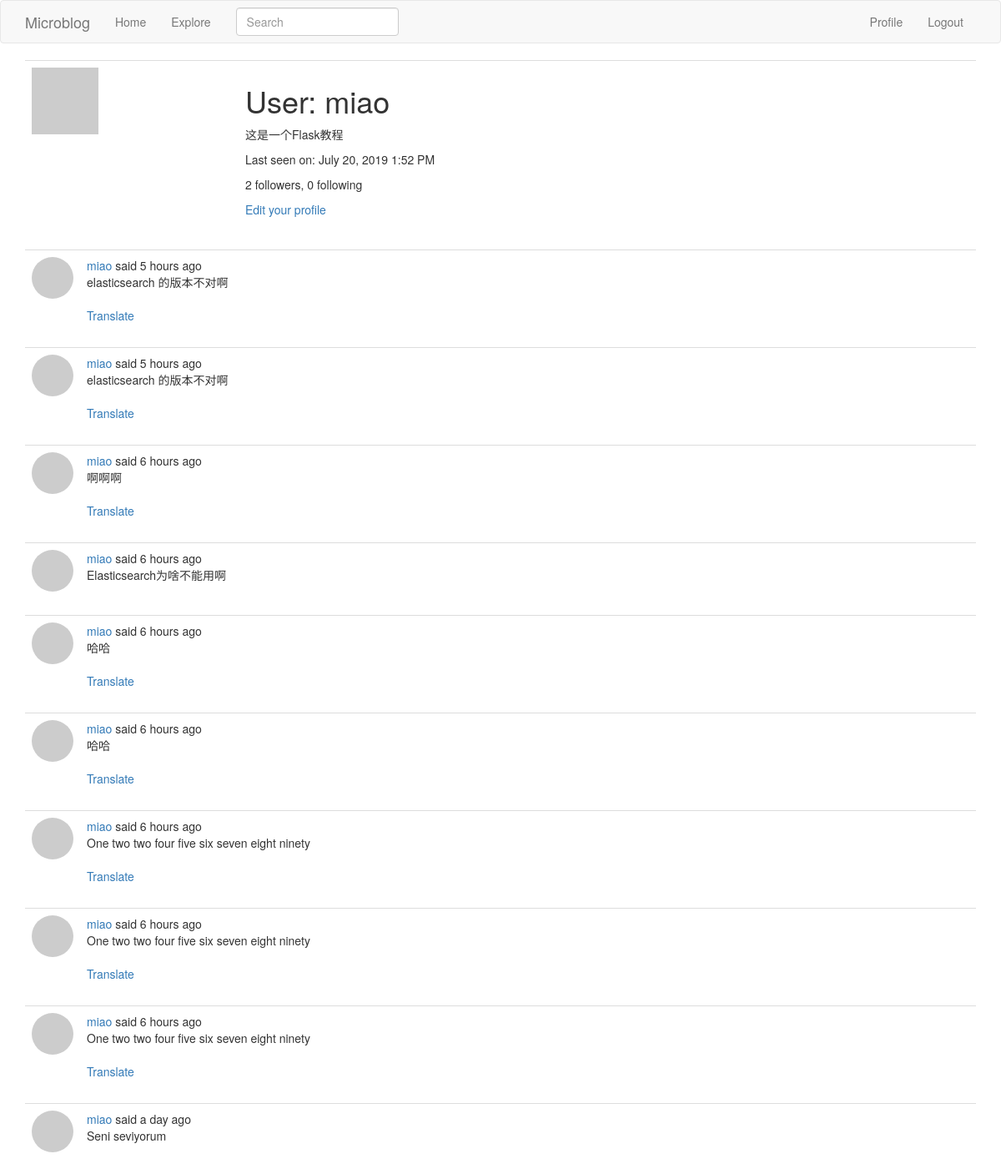
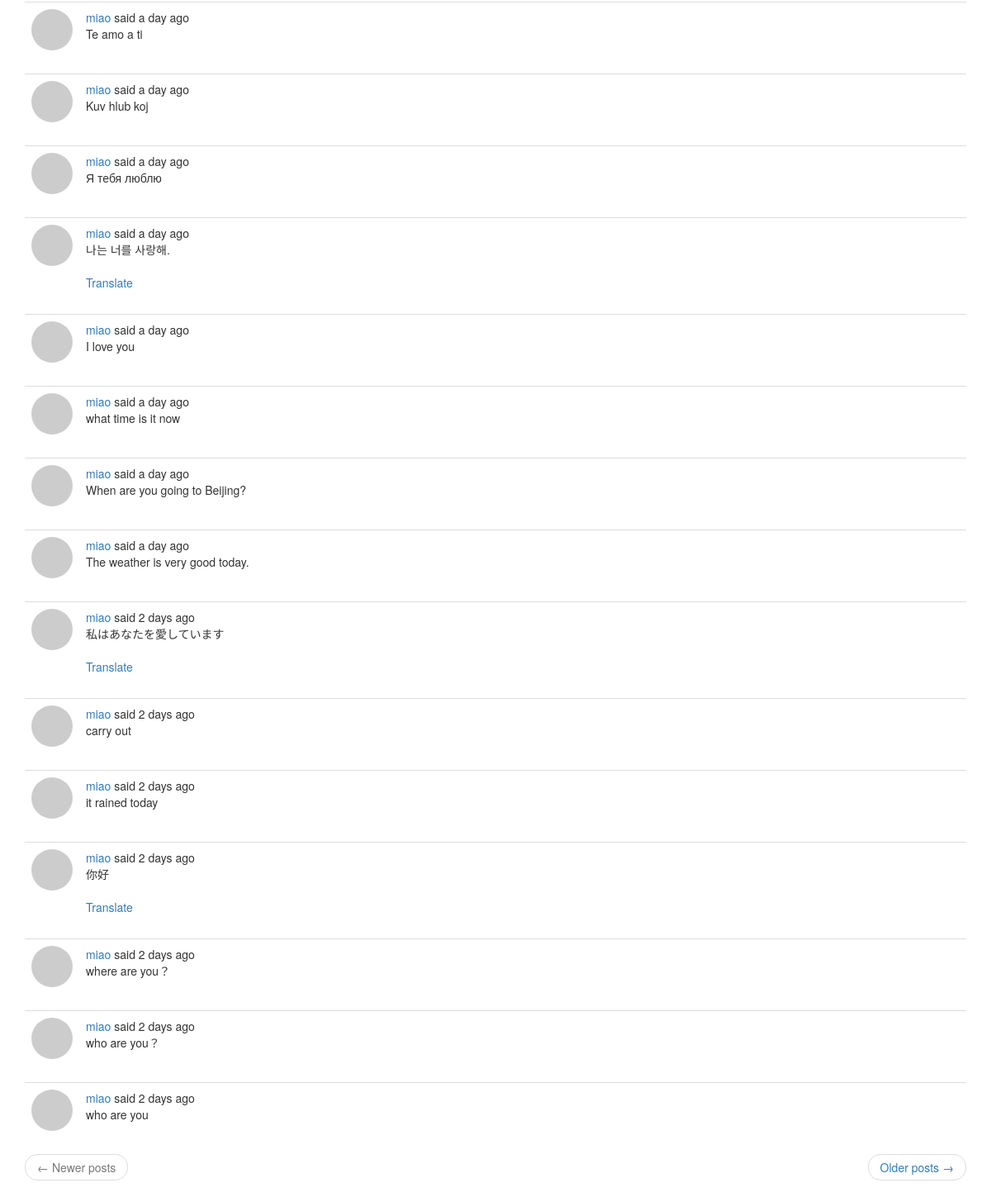
The page /User/miao (signed in) on the database its author committed (2 pictures, top to bottom).
### app/models.py (models this page shows, shortened)
class User(UserMixin, db.Model):
    id = db.Column(db.Integer, primary_key=True)  # 字段 id ，主键
    username = db.Column(db.String(64), index=True, unique=True)  # unique表示唯一的
    email = db.Column(db.String(120), index=True, unique=True)
    password_hash = db.Column(db.String(128))
    about_me = db.Column(db.String(140))
    last_seen = db.Column(db.DateTime, default=datetime.utcnow)  # 注意datetime.utcnow不要写成datetime.utcnow()
    posts = db.relationship('Post', backref='author', lazy='dynamic')
    followed = db.relationship(
        'User', secondary=followers,
        primaryjoin=(followers.c.follower_id == id),
        secondaryjoin=(followers.c.followed_id == id),
        backref=db.backref('followers', lazy='dynamic'), lazy='dynamic')
    def avatar(self, size):
        digest = md5(self.email.lower().encode('utf-8')).hexdigest()  # md5(b'miao@email.com').hexdigest()获取字符串的md5值
        return 'https://www.gravatar.com/avatar/{}?d=identicon&s={}'.format(digest, size)

class SearchableMixin(object):
    @classmethod
    def before_commit(cls, session):  # 在事务提交发生之前
        session._changes = {
            'add': list(session.new),
            'update': list(session.dirty),
            'delete': list(session.deleted)
        }
    @classmethod
    def after_commit(cls, session):  # 在事务提交发生之后
        for obj in session._changes['add']:
            if isinstance(obj, SearchableMixin):
                add_to_index(obj.__tablename__, obj)
        for obj in session._changes['update']:
            if isinstance(obj, SearchableMixin):
                add_to_index(obj.__tablename__, obj)
        for obj in session._changes['delete']:
            if isinstance(obj, SearchableMixin):
                remove_from_index(obj.__tablename__, obj)
        session._changes = None

class Post(SearchableMixin, db.Model):
    __searchable__ = ['body']  # 这个模型需要有body字段才能被索引,我添加的这个__searchable__属性只是一个变量，它没有任何关联的行为。 它只会帮助我以通用的方式编写索引函数。
    id = db.Column(db.Integer, primary_key=True)
    body = db.Column(db.String(140))
    timestamp = db.Column(db.DateTime, index=True, default=datetime.utcnow)
    user_id = db.Column(db.Integer, db.ForeignKey('user.id'))  # 初始化为user.id的外键,Flask-SQLAlchemy自动设置类名为小写来作为对应表的名称
    language = db.Column(db.String(5))  # 用户发表的动态的语言类型

### app/main/routes.py (the view)
@bp.route('/User/<username>')
@login_required  # 只能被已登录的用户访问
def user(username):
    user = User.query.filter_by(username=username).first_or_404()
    strart_page = request.args.get('page', 1, type=int)
    end_page = current_app.config['POSTS_PER_PAGE']
    posts = user.posts.order_by(Post.timestamp.desc()).paginate(strart_page, end_page, False)
    next_url = url_for('main.user', username=user.username, page=posts.next_num) if posts.has_next else None
    prev_url = url_for('main.user', username=user.username, page=posts.prev_num) if posts.has_prev else None
    return render_template('user.html', user=user, posts=posts.items, next_url=next_url, prev_url=prev_url)

### app/main/forms.py
class SearchForm(FlaskForm):
    q = StringField(_l('Search'), validators=[DataRequired()])
    def __init__(self, *args, **kwargs):
        if 'formdata' not in kwargs:
            kwargs['formdata'] = request.args
        if 'csrf_enabled' not in kwargs:
            kwargs['csrf_enabled'] = False
        super(SearchForm, self).__init__(*args, **kwargs)

### app/main/routes.py (called while the page is built)
@bp.before_app_request
def before_request():
    if current_user.is_authenticated:  # 当前用户是否已经登录
        current_user.last_seen = datetime.utcnow()
        db.session.commit()  # 不需要db.session.add()这句，因为当前用户已经存在数据库里了，当前用户是查询得到的
        g.search_form = SearchForm()
    g.locale = str(get_locale())

### app/models.py (called while the page is built)
@login.user_loader
def load_user(id):
    return User.query.get(int(id))

### app/templates/user.html
{% extends "base.html" %}
{% block app_content %}
    <table class="table table-hover">
        <tr>
            <td width="256px"><img src="{{ user.avatar(256) }}"></td>
            <td>
                <h1>{{ _('User') }}: {{ user.username }}</h1>
                {% if user.about_me %}<p>{{ user.about_me }}</p>{% endif %}
                {% if user.last_seen %}
                    <p>{{ _('Last seen on') }}: {{ moment(user.last_seen).format('LLL') }}</p>
                {% endif %}
                <p>{{ _('%(count)d followers', count=user.followers.count()) }}, {{ _('%(count)d following', count=user.followed.count()) }}</p>
                {% if user == current_user %}
                    <p><a href="{{ url_for('main.edit_profile') }}">{{ _('Edit your profile') }}</a></p>
                {% elif not current_user.is_following(user) %}
                    <p><a href="{{ url_for('main.follow', username=user.username) }}">{{ _('Follow') }}</a></p>
                {% else %}
                    <p><a href="{{ url_for('main.unfollow', username=user.username) }}">{{ _('Unfollow') }}</a></p>
                {% endif %}
            </td>
        </tr>
    </table>
    {% for post in posts %}
        {% include '_post.html' %}
    {% endfor %}
    <nav aria-label="...">
        <ul class="pager">
            <li class="previous{% if not prev_url %} disabled{% endif %}">
                <a href="{{ prev_url or '#' }}">
                    <span aria-hidden="true">&larr;</span> {{ _('Newer posts') }}
                </a>
            </li>
            <li class="next{% if not next_url %} disabled{% endif %}">
                <a href="{{ next_url or '#' }}">
                    {{ _('Older posts') }} <span aria-hidden="true">&rarr;</span>
                </a>
            </li>
        </ul>
    </nav>
{% endblock %}

### app/templates/base.html (shortened to what this page needs)
{% extends 'bootstrap/base.html' %}
{% block navbar %}
    <nav class="navbar navbar-default">
        <div class="container">
            <div class="navbar-header">
                <a class="navbar-brand" href="{{ url_for('main.index') }}">Microblog</a>
            </div>
            <div class="collapse navbar-collapse" id="bs-example-navbar-collapse-1">
                <ul class="nav navbar-nav">
                    <li><a href="{{ url_for('main.index') }}">{{ _('Home') }}</a></li>
                    <li><a href="{{ url_for('main.explore') }}">{{ _('Explore') }}</a></li>
                </ul>
                {% if g.search_form %}
                    <form class="navbar-form navbar-left" method="get"
                          action="{{ url_for('main.search') }}">
                        <div class="form-group">
                            {{ g.search_form.q(size=20, class='form-control',
                            placeholder=g.search_form.q.label.text) }}
                        </div>
                    </form>
                {% endif %}
                <ul class="nav navbar-nav navbar-right">
                    {% if current_user.is_anonymous %}
                        <li><a href="{{ url_for('auth.login') }}">{{ _('Login') }}</a></li>
                    {% else %}
                        <li><a href="{{ url_for('main.user', username=current_user.username) }}">{{ _('Profile') }}</a>
                        </li>
                        <li><a href="{{ url_for('auth.logout') }}">{{ _('Logout') }}</a></li>
                    {% endif %}
                </ul>
            </div>
        </div>
    </nav>
{% endblock %}
{% block content %}
    <div class="container">
        {% block app_content %}{% endblock %}
    </div>
{% endblock %}

### app/templates/_post.html (shortened to what this page needs)
<table class="table table-hover">
    <tr>
        <td width="50px">
            <a href="{{ url_for('main.user', username=post.author.username) }}">
                <div style="width: 50px;height: 50px; border-radius:50%;overflow: hidden;">
                    <img src="{{ post.author.avatar(50) }}"/>
                </div>
            </a>
        </td>
        <td>
            {{ _('%(username)s said %(when)s', username=user_link, when=moment(post.timestamp).fromNow()) }}
            <br>
            <span id="post{{ post.id }}">{{ post.body }}</span>
            {% if post.language and post.language != g.locale %}
                <br><br>
                <span id="translation{{ post.id }}">
                    <a href="javascript:translate(
                                '#post{{ post.id }}',
                                '#translation{{ post.id }}',
                                '{{ post.language }}',
                                '{{ g.locale }}');">{{ _('Translate') }}</a>
                </span>
            {% endif %}
        </td>
    </tr>
</table>

### rows shown on the page
User: username "miao", about_me "这是一个Flask教程", last_seen "July 20, 2019 1:52 PM"
Post: body "elasticsearch 的版本不对啊"
Post: body "elasticsearch 的版本不对啊"
Post: body "啊啊啊"
Post: body "Elasticsearch为啥不能用啊"
Post: body "哈哈"
Post: body "哈哈"
Post: body "One two two four five six seven eight ninety"
Post: body "One two two four five six seven eight ninety"
Post: body "One two two four five six seven eight ninety"
Post: body "Seni seviyorum"
Post: body "Te amo a ti"
Post: body "Kuv hlub koj"
Post: body "Я тебя люблю"
Post: body "나는 너를 사랑해."
Post: body "I love you"
Post: body "what time is it now"
Post: body "When are you going to Beijing?"
Post: body "The weather is very good today."
Post: body "私はあなたを愛しています"
Post: body "carry out"
Post: body "it rained today"
Post: body "你好"
Post: body "where are you？"
Post: body "who are you？"
Post: body "who are you"
